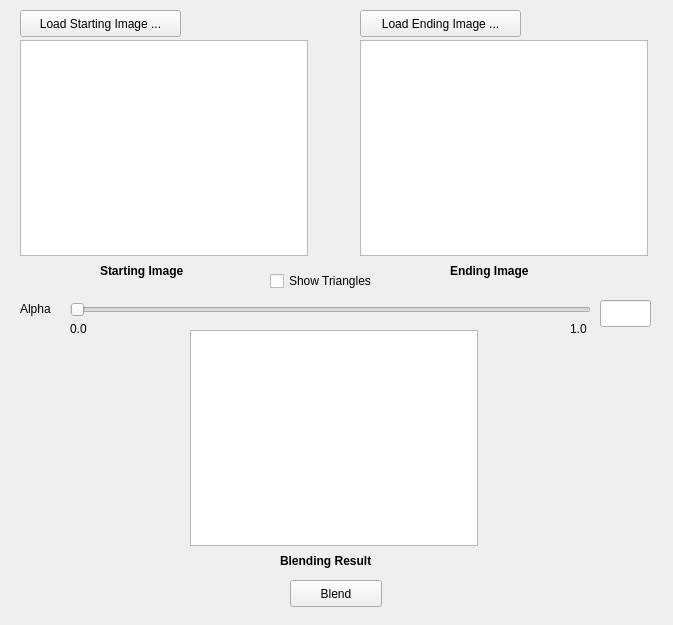
<?xml version="1.0" encoding="UTF-8"?>
<ui version="4.0">
 <class>MainWindow</class>
 <widget class="QMainWindow" name="MainWindow">
  <property name="geometry">
   <rect>
    <x>0</x>
    <y>0</y>
    <width>673</width>
    <height>625</height>
   </rect>
  </property>
  <property name="windowTitle">
   <string>MainWindow</string>
  </property>
  <widget class="QWidget" name="centralwidget">
   <widget class="QLabel" name="label_ending">
    <property name="geometry">
     <rect>
      <x>450</x>
      <y>260</y>
      <width>121</width>
      <height>21</height>
     </rect>
    </property>
    <property name="font">
     <font>
      <weight>75</weight>
      <bold>true</bold>
     </font>
    </property>
    <property name="text">
     <string>Ending Image</string>
    </property>
   </widget>
   <widget class="QLineEdit" name="lineEdit_alpha">
    <property name="geometry">
     <rect>
      <x>600</x>
      <y>300</y>
      <width>51</width>
      <height>27</height>
     </rect>
    </property>
   </widget>
   <widget class="QSlider" name="Slider">
    <property name="geometry">
     <rect>
      <x>70</x>
      <y>300</y>
      <width>521</width>
      <height>20</height>
     </rect>
    </property>
    <property name="mouseTracking">
     <bool>true</bool>
    </property>
    <property name="focusPolicy">
     <enum>Qt::StrongFocus</enum>
    </property>
    <property name="orientation">
     <enum>Qt::Horizontal</enum>
    </property>
   </widget>
   <widget class="QLabel" name="label_1">
    <property name="geometry">
     <rect>
      <x>570</x>
      <y>320</y>
      <width>31</width>
      <height>17</height>
     </rect>
    </property>
    <property name="text">
     <string>1.0</string>
    </property>
   </widget>
   <widget class="QPushButton" name="btnStart">
    <property name="geometry">
     <rect>
      <x>20</x>
      <y>10</y>
      <width>161</width>
      <height>27</height>
     </rect>
    </property>
    <property name="text">
     <string>Load Starting Image ...</string>
    </property>
   </widget>
   <widget class="QLabel" name="label_start">
    <property name="geometry">
     <rect>
      <x>100</x>
      <y>260</y>
      <width>121</width>
      <height>21</height>
     </rect>
    </property>
    <property name="font">
     <font>
      <weight>75</weight>
      <bold>true</bold>
     </font>
    </property>
    <property name="text">
     <string>Starting Image</string>
    </property>
   </widget>
   <widget class="QCheckBox" name="chbShow">
    <property name="geometry">
     <rect>
      <x>270</x>
      <y>270</y>
      <width>131</width>
      <height>22</height>
     </rect>
    </property>
    <property name="text">
     <string>Show Triangles</string>
    </property>
   </widget>
   <widget class="QLabel" name="label_alpha">
    <property name="geometry">
     <rect>
      <x>20</x>
      <y>300</y>
      <width>62</width>
      <height>17</height>
     </rect>
    </property>
    <property name="text">
     <string>Alpha</string>
    </property>
   </widget>
   <widget class="QLabel" name="label_0">
    <property name="geometry">
     <rect>
      <x>70</x>
      <y>320</y>
      <width>31</width>
      <height>17</height>
     </rect>
    </property>
    <property name="text">
     <string>0.0</string>
    </property>
   </widget>
   <widget class="QPushButton" name="btnEnding">
    <property name="geometry">
     <rect>
      <x>360</x>
      <y>10</y>
      <width>161</width>
      <height>27</height>
     </rect>
    </property>
    <property name="text">
     <string>Load Ending Image ...</string>
    </property>
   </widget>
   <widget class="QLabel" name="label_result">
    <property name="geometry">
     <rect>
      <x>280</x>
      <y>550</y>
      <width>121</width>
      <height>21</height>
     </rect>
    </property>
    <property name="font">
     <font>
      <weight>75</weight>
      <bold>true</bold>
     </font>
    </property>
    <property name="text">
     <string>Blending Result</string>
    </property>
   </widget>
   <widget class="QPushButton" name="btnBlend">
    <property name="geometry">
     <rect>
      <x>290</x>
      <y>580</y>
      <width>92</width>
      <height>27</height>
     </rect>
    </property>
    <property name="text">
     <string>Blend</string>
    </property>
   </widget>
   <widget class="QGraphicsView" name="gpvStart">
    <property name="geometry">
     <rect>
      <x>20</x>
      <y>40</y>
      <width>288</width>
      <height>216</height>
     </rect>
    </property>
   </widget>
   <widget class="QGraphicsView" name="gpvEnding">
    <property name="geometry">
     <rect>
      <x>360</x>
      <y>40</y>
      <width>288</width>
      <height>216</height>
     </rect>
    </property>
   </widget>
   <widget class="QGraphicsView" name="gpvResult">
    <property name="geometry">
     <rect>
      <x>190</x>
      <y>330</y>
      <width>288</width>
      <height>216</height>
     </rect>
    </property>
   </widget>
  </widget>
 </widget>
 <resources/>
 <connections/>
</ui>
